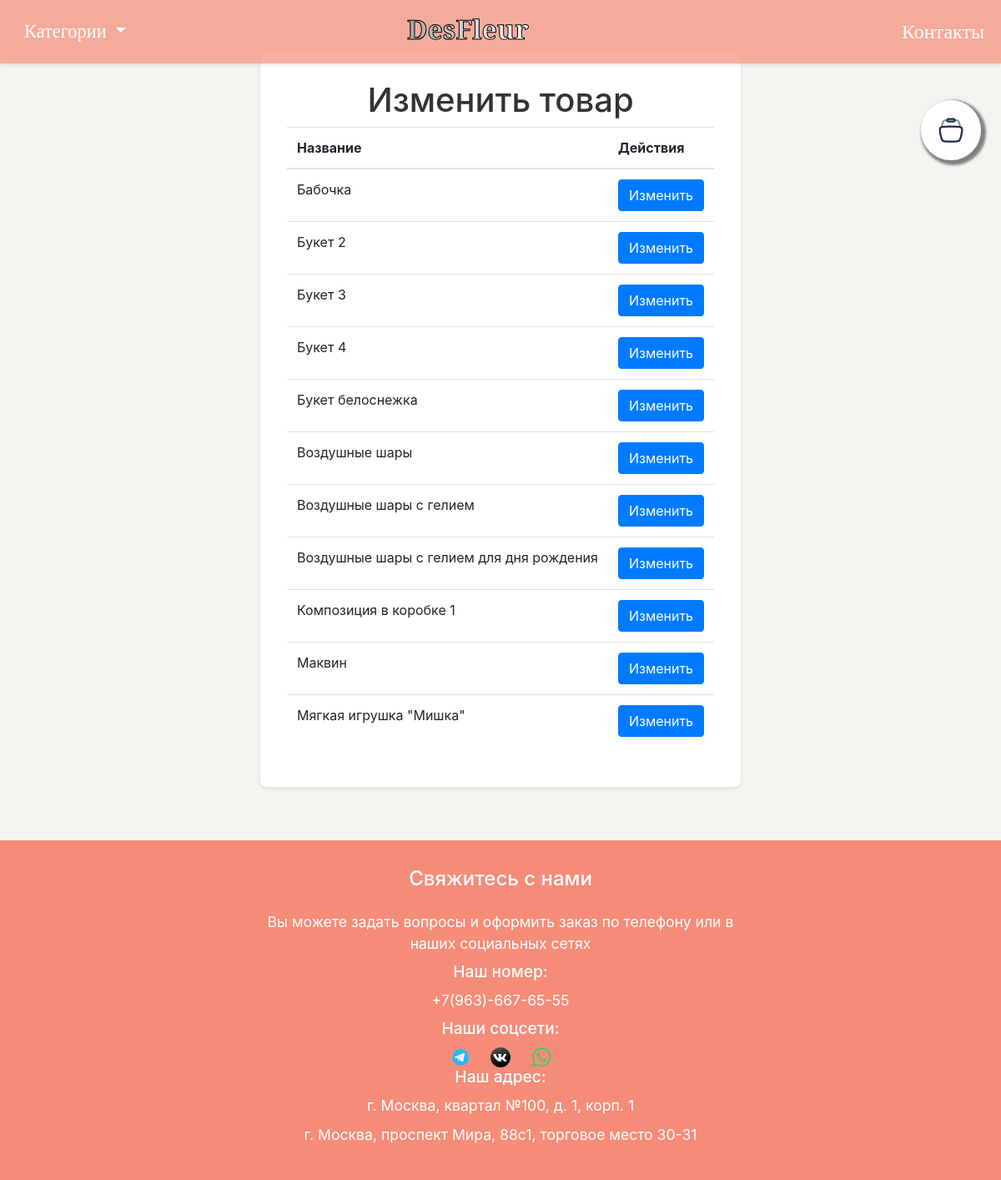
/edit_flower_list (signed in), run on the app's committed database.
### tables this page shows
CREATE TABLE flowers (id INTEGER PRIMARY KEY AUTOINCREMENT, name TEXT NOT NULL, description TEXT, price INTEGER NOT NULL, image_paths TEXT, category TEXT NOT NULL);

### app.py (the view)
@app.route('/edit_flower_list')
def edit_flower_list():
    if not session.get('admin'):
        return redirect(url_for('admin'))
    flowers = models.get_flowers()
    return render_template('edit_flower_list.html', flowers=flowers)

### models.py (called while the page is built)
def get_flowers():
    conn = sqlite3.connect('flowers.db')
    c = conn.cursor()
    c.execute('SELECT * FROM flowers ORDER BY name')
    flowers = c.fetchall()
    conn.close()
    return flowers

### templates/edit_flower_list.html
{% extends 'base.html' %}
{% block content %}
<div class="add-flower-container">
    <h1>Изменить товар</h1>
    <table class="table">
        <thead>
            <tr>
                <th>Название</th>
                <th>Действия</th>
            </tr>
        </thead>
        <tbody>
            {% for flower in flowers %}
            <tr>
                <td>{{ flower[1] }}</td>
                <td>
                    <a href="{{ url_for('edit_flower', flower_id=flower[0]) }}" class="btn btn-primary">Изменить</a>
                </td>
            </tr>
            {% endfor %}
        </tbody>
    </table>
</div>
{% endblock %}

### static/css/styles.css (style rules this page uses)
body { font-family: 'Lora', serif; background-color: #ffff78; margin: 0; padding: 0; color: #333; display: flex; flex-direction: column; min-height: 100vh; }
.add-flower-container { background-color: #ffffff; padding: 2em; border-radius: 8px; box-shadow: 0 2px 4px rgba(0, 0, 0, 0.1); max-width: 600px; margin: 2em auto; }
.add-flower-container h1 { text-align: center; color: #333; }

### data on the page
flowers: name "Бабочка"
flowers: name "Букет 2"
flowers: name "Букет 3"
flowers: name "Букет 4"
flowers: name "Букет белоснежка"
flowers: name "Воздушные шары"
flowers: name "Воздушные шары с гелием"
flowers: name "Воздушные шары с гелием для дня рождения"
flowers: name "Композиция в коробке 1"
flowers: name "Маквин"
flowers: name "Мягкая игрушка \"Мишка\""
